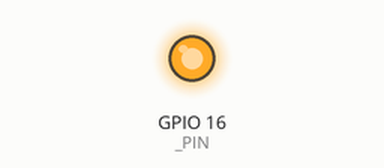
The program below on a simulated Raspberry Pi (BCM pin numbers). On the bench: output pins drawn as LEDs (lit = HIGH). At 5.0 s the program stops and its outputs stay as they are.

Above: at 0.1 s.
At 5.1 s:
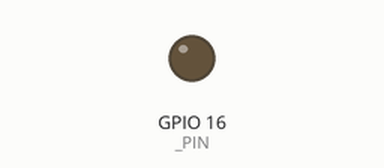
Timing chart, 0 to 6.5 s (numbered marks = the images above):
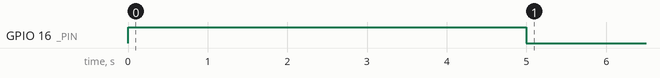

Measured:
- by itself, GPIO 16 (_PIN): LOW → HIGH at 0.00 s, → LOW 5.0 s later

The program:

gpio_test.py
```python
#!/usr/bin/python
# -*- coding: utf-8 -*-

import RPi.GPIO as GPIO
import time

_PIN = 16

#print GPIO.RPI_REVISION

GPIO.setmode(GPIO.BCM)
#GPIO.setmode(GPIO.BOARD)

GPIO.setup(_PIN, GPIO.OUT)
GPIO.output(_PIN, True)

time.sleep(5)

GPIO.output(_PIN, False)

GPIO.cleanup()
```
